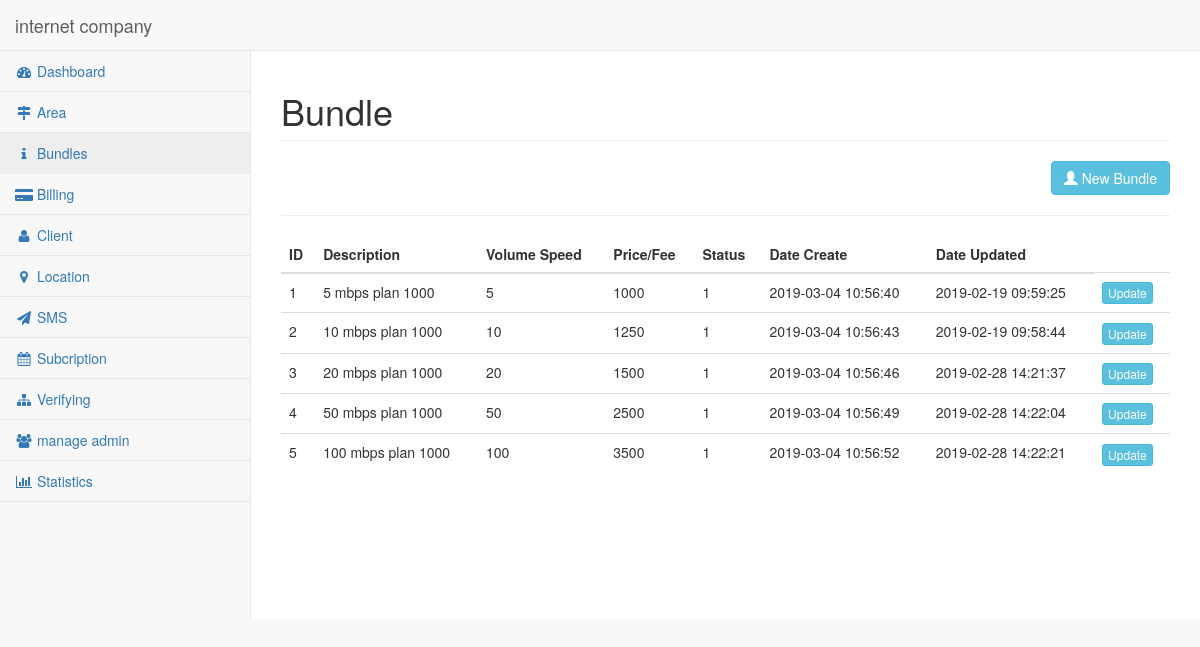
The app's page /restrictbackend/manage-bundles.php with its own data.
### tables this page shows
CREATE TABLE `ref_bundles` (
  `bundle_id` int(11) NOT NULL AUTO_INCREMENT,
  `b_code` varbinary(4) NOT NULL,
  `b_name` varchar(255) NOT NULL,
  `b_volume` int(11) NOT NULL,
  `b_price` int(255) NOT NULL,
  `b_status` int(4) NOT NULL,
  `b_createat` timestamp NOT NULL DEFAULT CURRENT_TIMESTAMP ON UPDATE CURRENT_TIMESTAMP,
  `b_updateat` timestamp NOT NULL DEFAULT CURRENT_TIMESTAMP,
  PRIMARY KEY (`bundle_id`)
);

### core/init.php (called while the page is built, shortened)
<?php
	require_once 'database/connection.php';
	require_once 'classes/bundlecontroller.php';
	global $pdo;
	$bundlecon = new BundleController($pdo);
?>

### core/classes/bundlecontroller.php (called while the page is built, shortened)
<?php
class BundleController{
		protected $pdo;
	function __construct($pdo){
		$this->pdo = $pdo;
	}
	public function findBundles(){
		$stmt = $this->pdo->prepare("
			SELECT
				bundle_id as bundleid,
				b_name as name,
				b_code as code,
				b_volume as volume,
				b_price as price,
				b_status as status,
				b_createat as create_at,
				b_updateat as update_at
			FROM ref_bundles
		");
		$stmt->execute();
		$stmt->setFetchMode(PDO::FETCH_CLASS|PDO::FETCH_PROPS_LATE, 'Bundle');
		$results = $stmt->fetchAll();
		$this->json = json_encode($results);
		return $results;
	}
}
?>

### restrictbackend/manage-bundles.php (the view, shortened to what this page needs)
<?php
include '../core/init.php';
$bundles = $bundlecon->findBundles();
?>
<!DOCTYPE html>
<html lang="en">
<head>
    <link href="../vendor/bootstrap/css/bootstrap.min.css" rel="stylesheet">
    <link href="../vendor/metisMenu/metisMenu.min.css" rel="stylesheet">
    <link href="../dist/css/sb-admin-2.css" rel="stylesheet">
    <link href="../vendor/morrisjs/morris.css" rel="stylesheet">
    <link href="../vendor/font-awesome/css/font-awesome.min.css" rel="stylesheet" type="text/css">
</head>
<body>
    <div id="wrapper">
    <?php
        include 'template-navigation.php';
    ?>
        <div id="page-wrapper">
            <div class="row">
                <div class="col-lg-12">
                    <h1 class="page-header">Bundle</h1>
                <a href="manage-bundle-form.php" class="btn btn-info" role="button" style="float: right;">
                <i class="glyphicon glyphicon-user"></i> New Bundle
                </a>
                </div>
                <div class="col-lg-12">
                <hr>
                <table class="table table-hover">
                    <thead>
                        <tr>
                            <th>ID</th>
                            <th>Description</th>
                            <th>Volume Speed</th>
                            <th>Price/Fee</th>
                            <th>Status</th>
                            <th>Date Create </th>
                            <th>Date Updated</th>
                        </tr>
                    </thead>
                    <tbody>
                    <?php foreach ($bundles as $bundle): ?>
                    <tr>
                    <td><?php echo $bundle->bundleid ?></td>
                    <td><?php echo $bundle->name ?></td>
                    <td><?php echo $bundle->volume ?></td>
                    <td><?php echo $bundle->price ?></td>
                    <td><?php echo $bundle->status ?></td>
                    <td><?php echo $bundle->create_at; ?></td>
                    <td><?php echo $bundle->update_at; ?></td>
                    <td><a href="manage-bundle-form.php?id=<?php echo $bundle->bundleid ?>" class="btn btn-info btn-xs">Update</a></td>
                    </tr>
                    <?php endforeach ?>
                    </tbody>
                </table>
                </div>
            </div>
        </div>
    </div>
</body>
</html>

### records on screen
ref_bundles: bundle_id "1", b_name "5 mbps plan 1000", b_volume "5", b_price "1000", b_status "1", b_createat "2019-03-04 10:56:40", b_updateat "2019-02-19 09:59:25"
ref_bundles: bundle_id "2", b_name "10 mbps plan 1000", b_volume "10", b_price "1250", b_status "1", b_createat "2019-03-04 10:56:43", b_updateat "2019-02-19 09:58:44"
ref_bundles: bundle_id "3", b_name "20 mbps plan 1000", b_volume "20", b_price "1500", b_status "1", b_createat "2019-03-04 10:56:46", b_updateat "2019-02-28 14:21:37"
ref_bundles: bundle_id "4", b_name "50 mbps plan 1000", b_volume "50", b_price "2500", b_status "1", b_createat "2019-03-04 10:56:49", b_updateat "2019-02-28 14:22:04"
ref_bundles: bundle_id "5", b_name "100 mbps plan 1000", b_volume "100", b_price "3500", b_status "1", b_createat "2019-03-04 10:56:52", b_updateat "2019-02-28 14:22:21"
